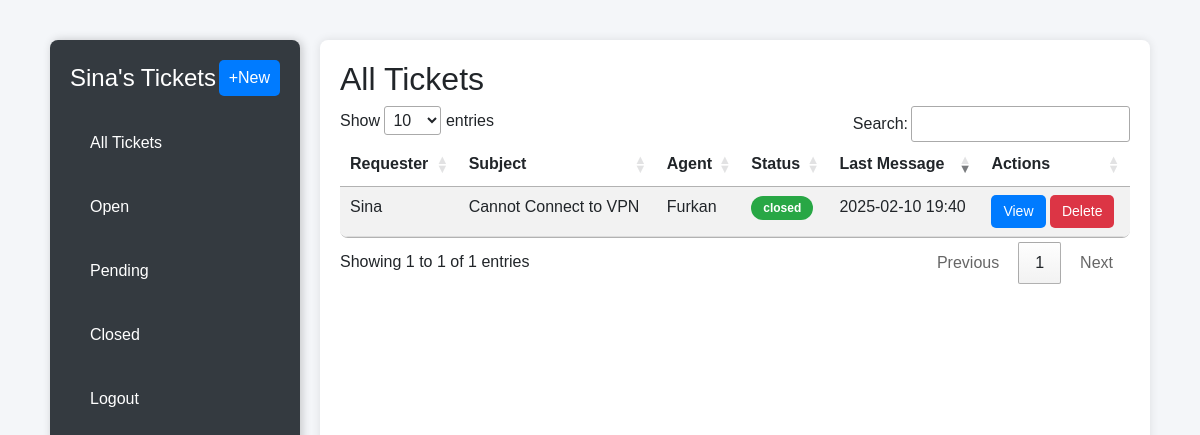
/dashboard?status=closed (signed in), run on the app's committed database.
### app.py (models this page shows)
class User(UserMixin, db.Model):
    id = db.Column(db.Integer, primary_key=True)
    name = db.Column(db.String(100), nullable=False)
    email = db.Column(db.String(100), unique=True, nullable=False)
    password = db.Column(db.String(100), nullable=False)
    role = db.Column(db.String(50), nullable=False, default="employee")

class Ticket(db.Model):
    id = db.Column(db.Integer, primary_key=True)
    user_id = db.Column(db.Integer, db.ForeignKey('user.id'))
    agent_id = db.Column(db.Integer, db.ForeignKey('user.id'), nullable=True)
    subject = db.Column(db.String(255), nullable=False)
    description = db.Column(db.Text, nullable=False)
    status = db.Column(db.String(20), default="open")
    created_at = db.Column(db.DateTime, default=db.func.now())
    user = db.relationship('User', foreign_keys=[user_id], backref=db.backref('created_tickets', lazy=True))
    agent = db.relationship('User', foreign_keys=[agent_id], backref=db.backref('assigned_tickets', lazy=True))
    comments = db.relationship('Comment', backref='ticket', lazy=True, cascade="all, delete")

### app.py (the view)
@app.route("/dashboard")
@login_required
def dashboard():
    status_filter = request.args.get("status")
    if current_user.role == "it":
        tickets = Ticket.query.filter_by(agent_id=current_user.id)
    else:
        tickets = Ticket.query.filter_by(user_id=current_user.id)
    if status_filter:
        tickets = tickets.filter_by(status=status_filter)
    tickets = tickets.all()
    return render_template("dashboard.html", tickets=tickets)

### app.py (called while the page is built)
@login_manager.user_loader
def load_user(user_id):
    return User.query.get(int(user_id))

### templates/dashboard.html (shortened to what this page needs)
<!DOCTYPE html>
<html lang="en">
<head>
    <link rel="stylesheet" href="https://cdn.jsdelivr.net/npm/bootstrap@5.3.0/dist/css/bootstrap.min.css">
    <link rel="stylesheet" href="https://cdn.datatables.net/1.13.4/css/jquery.dataTables.min.css">
</head>
<body>
    <div class="container">
        <div class="sidebar">
            <div class="sidebar-head">
                <h4>{{ current_user.name }}'s Tickets</h4>
                <a href="{{ url_for('create_ticket')}}">+New</a>
            </div>
            <div class="sidebar-body">
                <ul>
                    <li><a href="{{ url_for('dashboard') }}">All Tickets</a></li>
                    <li><a href="{{ url_for('dashboard') }}?status=open">Open</a></li>
                    <li><a href="{{ url_for('dashboard') }}?status=pending">Pending</a></li>
                    <li><a href="{{ url_for('dashboard') }}?status=closed">Closed</a></li>
                    <li><a href="{{ url_for('logout') }}">Logout</a></li>
                </ul>
            </div>
        </div>
        <div class="table-container">
            <h2>All Tickets</h2>
            <table id="ticketsTable" class="table table-striped">
                <thead>
                    <tr>
                        <th>Requester</th>
                        <th>Subject</th>
                        <th>Agent</th>
                        <th>Status</th>
                        <th>Last Message</th>
                        <th>Actions</th>
                    </tr>
                </thead>
                <tbody>
                    {% for ticket in tickets %}
                        <tr>
                            <td>{{ ticket.user.name }}</td>
                            <td>{{ ticket.subject }}</td>
                            <td>{{ ticket.agent.name if ticket.agent else "Unassigned" }}</td>
                            <td>
                                <span class="status-badge status-{{ ticket.status.lower() }}">
                                    {{ ticket.status }}
                                </span>
                            </td>
                            <td>{{ ticket.created_at.strftime('%Y-%m-%d %H:%M') }}</td>
                            <td>
                                <a href="{{ url_for('view_ticket', ticket_id=ticket.id) }}" class="btn btn-primary btn-sm">View</a>
                                <button class="btn btn-danger btn-sm delete-btn" data-id="{{ ticket.id }}">Delete</button>
                            </td>
                        </tr>
                    {% endfor %}
                </tbody>
            </table>
        </div>
    </div>
</body>
</html>

### templates/dashboard.html (style rules this page uses)
body { font-family: Arial, sans-serif; background-color: #f4f6f9; margin: 0; padding: 0; }
.container { margin-top: 20px; display: flex; height: 100vh; gap: 20px; padding: 20px; }
.sidebar { width: 250px; background: #343a40; color: white; padding: 20px; border-radius: 8px; box-shadow: 2px 0px 10px rgba(0, 0, 0, 0.2); }
.sidebar-head { display: flex; justify-content: space-between; align-items: center; margin-bottom: 15px; }
.sidebar-head h4 { margin: 0; }
.sidebar-head a { background: #007bff; color: white; padding: 6px 10px; border-radius: 5px; text-decoration: none; }
.sidebar-body ul { list-style: none; padding: 0; }
.sidebar-body ul li { padding: 10px; border-radius: 5px; }
.sidebar-body ul li a { text-decoration: none; color: white; display: block; padding: 10px; border-radius: 5px; transition: 0.3s; }
.table-container { flex: 1; background: white; padding: 20px; border-radius: 8px; box-shadow: 0px 0px 10px rgba(0, 0, 0, 0.1); overflow-x: auto; }
table { width: 100%; border-collapse: collapse; background: white; border-radius: 8px; overflow: hidden; }
th { background: #007bff; color: white; padding: 12px; text-align: left; }
td { padding: 12px; border-bottom: 1px solid #ddd; }
.btn-sm { padding: 6px 12px; border-radius: 5px; font-size: 14px; border: none; transition: 0.3s; }
.btn-primary { background: #007bff; color: white; }
.btn-danger { background: #dc3545; color: white; }
.status-badge { font-size: 12px; padding: 5px 12px; border-radius: 15px; font-weight: bold; text-align: center; }
.status-closed { background-color: #28a745; color: white; }

### data on the page
User: name "Sina"
Ticket: user.name "Sina", subject "Cannot Connect to VPN", agent "Furkan", status "closed", created_at "2025-02-10 19:40"
